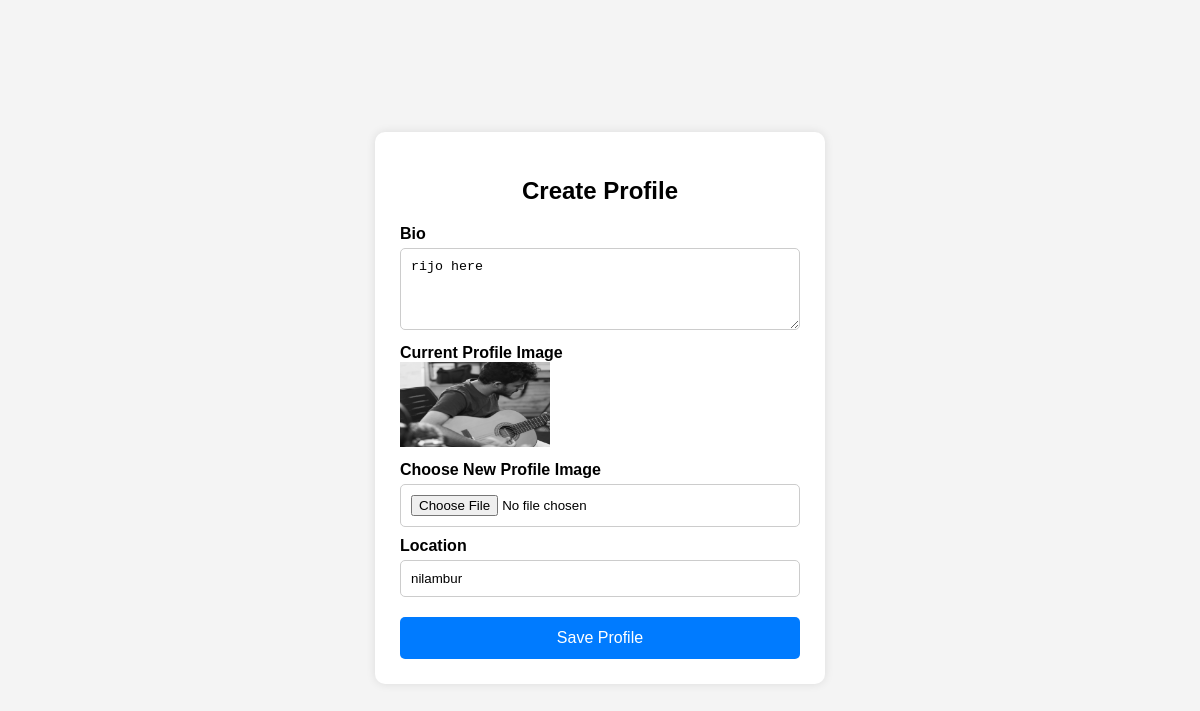
The app's page /settings (signed in) with its own data.
### core/models.py (models this page shows, shortened)
class Profile(models.Model):
    user=models.ForeignKey(User,on_delete=models.CASCADE)
    id_user=models.IntegerField()
    bio=models.TextField(blank=True)
    profileimg=models.ImageField(upload_to='profile_images',default='blank.jpg')
    location=models.CharField(max_length=100)

### core/views.py (the view, shortened to what this page needs)
# urls.py: path('settings',views.settings,name='settings'),
@login_required(login_url='signin')
def settings(request):
    setting = Profile.objects.get(user=request.user)
    return render(request, 'settings.html', {'setting': setting})

### core/templates/settings.html (shortened to what this page needs)
<!DOCTYPE html>
<html>
<head>
</head>
<body>
<div class="container">
    <h2>Create Profile</h2>
    <form method="POST" enctype="multipart/form-data">
        <label>Bio</label>
        <textarea  rows="4" name="bio" placeholder="Enter your bio">{{ setting.bio }}</textarea>
        <label>Current Profile Image</label>
<img src="{{ setting.profileimg.url }}" alt="Profile" width="150">
<label>Choose New Profile Image</label>
<input type="file" name="profileimg">
        <label>Location</label>
        <input type="text" name="location" value="{{ setting.location }}" placeholder="Enter your location">
        <button type="submit">Save Profile</button>
    </form>
</div>
</body>
</html>

### core/templates/settings.html (style rules this page uses)
body { font-family: Arial, sans-serif; background:#f4f4f4; display:flex; justify-content:center; align-items:center; height:100vh; }
.container { background:white; padding:25px; border-radius:10px; box-shadow:0 0 10px rgba(0,0,0,0.1); width:400px; }
h2 { text-align:center; margin-bottom:20px; }
label { display:block; margin-top:10px; font-weight:bold; }
textarea, input[type="text"], input[type="file"] { width:100%; padding:10px; margin-top:5px; border:1px solid #ccc; border-radius:5px; box-sizing:border-box; }
button { width:100%; padding:12px; margin-top:20px; background:#007bff; color:white; border:none; border-radius:5px; cursor:pointer; font-size:16px; }

### records on screen
Profile: bio "rijo here", profileimg (picture), location "nilambur"
